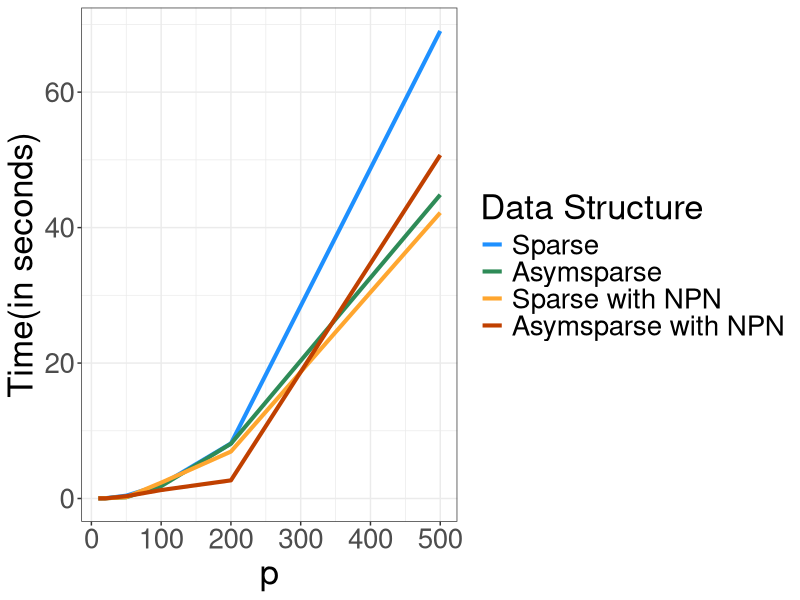

Reproduce this figure in R.
# MCP

### Plotting

sparse_times <- c(0.03, 0.04, 0.42, 2.02, 8.13, 69.03)
asymsparse_times <- c(0.02, 0.04, 0.19, 1.82, 8.09, 44.85)
sparse_NPN_times <- c(0.02, 0.03, 0.20, 2.34, 6.93, 42.20)
asymsparse__NPN_times <- c(0.02, 0.02, 0.34, 1.25, 2.68, 50.71)

p_options <- c(10, 20, 50, 100, 200, 500)

times_mat <- cbind(rep(p_options,4), c(sparse_times, asymsparse_times, 
                                       sparse_NPN_times, asymsparse__NPN_times),
                   c(rep(1, 6), rep(2, 6), 
                     rep(3, 6), rep(4, 6)))

times_data <- as.data.frame(times_mat)
names(times_data) <- c("p", "Time", "group")

library(ggplot2)

# Time
pdf("MCP_Times.pdf",21,8)
ggplot(data = times_data, aes(x=p, y=Time)) + geom_line(aes(colour=as.factor(group)), size = 1.4) +
  xlab("p") + ylab("Time(in seconds)") + 
  scale_color_manual(name = "Data Structure", values = c("#1E90FF", "#2E8B57", "#FFA62F", "#C04000"), 
                     labels = c("Sparse", "Asymsparse", "Sparse with NPN", "Asymsparse with NPN")) + 
  theme_bw() + theme(text = element_text(size = 25)) 
dev.off()
